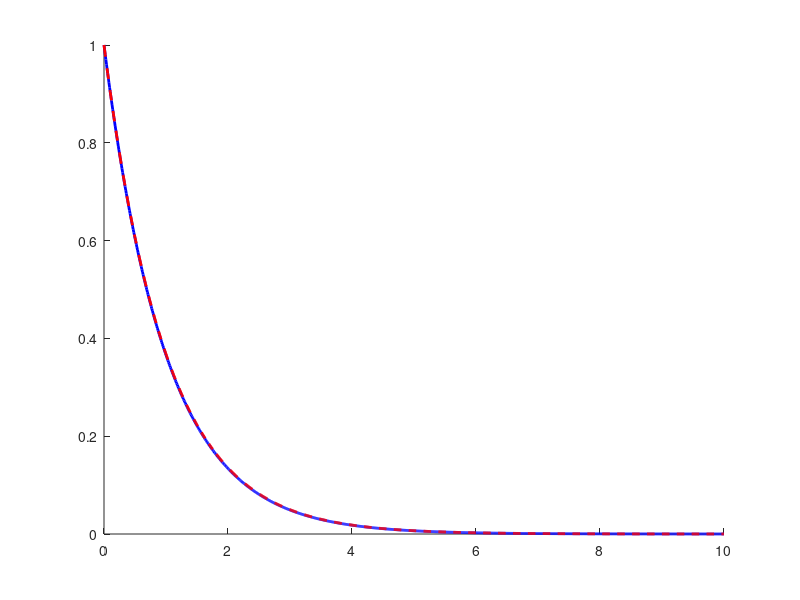
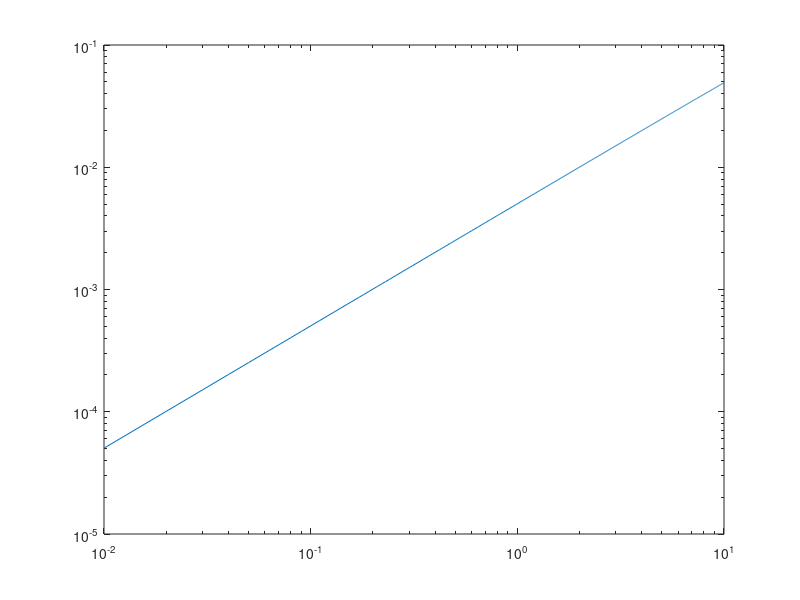

These figures' MATLAB source, in order:
clear all;
close all;

N = 1000;
t = linspace(0, 10, N);
y = zeros(1, N);
y(1) = 1;
dt = t(2) - t(1);
%alpha = -1 + 2 * 1i;
alpha = -1;

for ii = 2:N
  y(ii) = y(ii-1) * (1 + dt * alpha);
end

ref_y = exp(alpha * t);

hold on;
plot(t, real(y), 'b', 'linewidth', 2)
plot(t, real(ref_y), 'r--', 'linewidth', 2);

figure();
loglog(t, abs(y - ref_y) ./ abs(ref_y));
%loglog(t, abs(y - ref_y));
